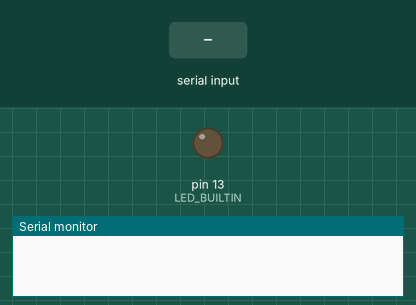
Simulated run of this sketch. Board: Arduino Uno, built with avr-gcc and run on an emulated ATmega328P. On the bench: output pins drawn as LEDs (lit = HIGH), the last lines printed to the serial monitor. The test bench sets the inputs (shaded band). No radio packets arrive unless stated.

Above: at 1.2 s.
1.3 s: "on\n" received over Serial
At 2.1 s:
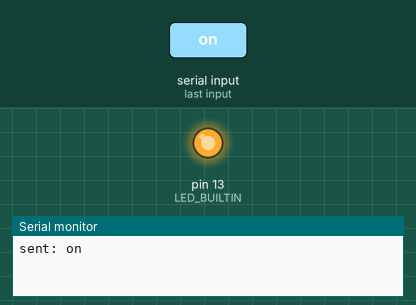
2.8 s: "off\n" received over Serial
At 3.2 s:
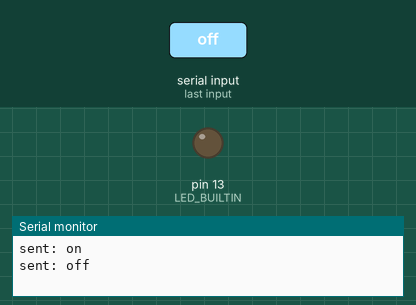
Timing chart, 0 to 5.8 s (numbered marks = the images above; inputs shaded):
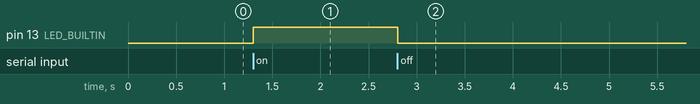

Measured:
- after the input at 1.3 s, pin 13 (LED_BUILTIN): LOW → HIGH at once
- after the input at 2.8 s, pin 13 (LED_BUILTIN): HIGH → LOW at once

The sketch:

battlebots-sender.ino
```cpp
#include <RadioHead.h>
#include <RH_ASK.h>
#ifdef RH_HAVE_HARDWARE_SPI
#include <SPI.h> // Not actually used but needed to compile
#endif

RH_ASK driver(1900, 13, 12, 0);


void setup() {
  pinMode(LED_BUILTIN, OUTPUT);
  Serial.begin(9600);
  Serial.setTimeout(100);

  {
    if (!driver.init())
#ifdef RH_HAVE_SERIAL
      Serial.println("init failed");
#else
      ;
#endif
  }

}

void loop() {
  if (Serial.available()) {
    String data = getData();
    commands(data);
    sendData(data);
  }
}

String getData() {
  String data = Serial.readStringUntil('\n');
  return data;
}

void sendData(String data) {
  data += " ";
  byte buf[50];
  data.getBytes(buf, data.length());

  driver.send((uint8_t *)buf, data.length());
  driver.waitPacketSent();
  Serial.println("sent: " + data);
}

void commands(String data) {
  if (data == "on") {
    digitalWrite(LED_BUILTIN, HIGH);
  } else if (data == "off") {
    digitalWrite(LED_BUILTIN, LOW);
  }
}
```
